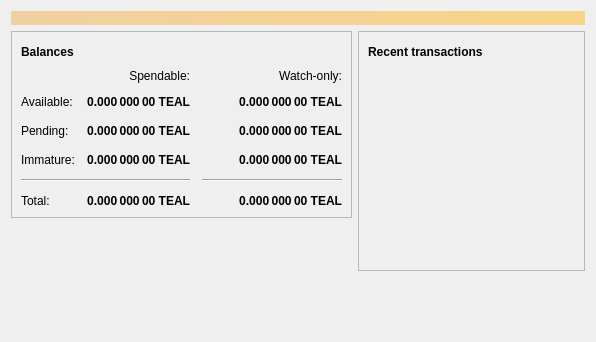
<?xml version="1.0" encoding="UTF-8"?>
<ui version="4.0">
 <class>OverviewPage</class>
 <widget class="QWidget" name="OverviewPage">
  <property name="geometry">
   <rect>
    <x>0</x>
    <y>0</y>
    <width>596</width>
    <height>342</height>
   </rect>
  </property>
  <property name="windowTitle">
   <string>Form</string>
  </property>
  <layout class="QVBoxLayout" name="topLayout">
   <item>
    <widget class="QLabel" name="labelAlerts">
     <property name="visible">
      <bool>false</bool>
     </property>
     <property name="styleSheet">
      <string notr="true">QLabel { background-color: qlineargradient(x1: 0, y1: 0, x2: 1, y2: 0, stop:0 #F0D0A0, stop:1 #F8D488); color:#000000; }</string>
     </property>
     <property name="wordWrap">
      <bool>true</bool>
     </property>
     <property name="margin">
      <number>3</number>
     </property>
     <property name="textInteractionFlags">
      <set>Qt::TextSelectableByMouse</set>
     </property>
    </widget>
   </item>
   <item>
    <layout class="QHBoxLayout" name="horizontalLayout" stretch="1,1">
     <item>
      <layout class="QVBoxLayout" name="verticalLayout_2">
       <item>
        <widget class="QFrame" name="frame">
         <property name="frameShape">
          <enum>QFrame::StyledPanel</enum>
         </property>
         <property name="frameShadow">
          <enum>QFrame::Raised</enum>
         </property>
         <layout class="QVBoxLayout" name="verticalLayout_4">
          <item>
           <layout class="QHBoxLayout" name="horizontalLayout_4">
            <item>
             <widget class="QLabel" name="label_5">
              <property name="font">
               <font>
                <weight>75</weight>
                <bold>true</bold>
               </font>
              </property>
              <property name="text">
               <string>Balances</string>
              </property>
             </widget>
            </item>
            <item>
             <widget class="QPushButton" name="labelWalletStatus">
              <property name="enabled">
               <bool>true</bool>
              </property>
              <property name="maximumSize">
               <size>
                <width>30</width>
                <height>16777215</height>
               </size>
              </property>
              <property name="toolTip">
               <string>The displayed information may be out of date. Your wallet automatically synchronizes with the Tealcoin network after a connection is established, but this process has not completed yet.</string>
              </property>
              <property name="text">
               <string/>
              </property>
              <property name="icon">
               <iconset resource="../bitcoin.qrc">
                <normaloff>:/icons/warning</normaloff>
                <disabledoff>:/icons/warning</disabledoff>:/icons/warning</iconset>
              </property>
              <property name="iconSize">
               <size>
                <width>24</width>
                <height>24</height>
               </size>
              </property>
              <property name="flat">
               <bool>true</bool>
              </property>
             </widget>
            </item>
            <item>
             <spacer name="horizontalSpacer_3">
              <property name="orientation">
               <enum>Qt::Horizontal</enum>
              </property>
              <property name="sizeHint" stdset="0">
               <size>
                <width>40</width>
                <height>20</height>
               </size>
              </property>
             </spacer>
            </item>
           </layout>
          </item>
          <item>
           <layout class="QGridLayout" name="gridLayout">
            <property name="spacing">
             <number>12</number>
            </property>
            <item row="2" column="2">
             <widget class="QLabel" name="labelWatchPending">
              <property name="font">
               <font>
                <weight>75</weight>
                <bold>true</bold>
               </font>
              </property>
              <property name="cursor">
               <cursorShape>IBeamCursor</cursorShape>
              </property>
              <property name="toolTip">
               <string>Unconfirmed transactions to watch-only addresses</string>
              </property>
              <property name="text">
               <string notr="true">0.000 000 00 TEAL</string>
              </property>
              <property name="alignment">
               <set>Qt::AlignRight|Qt::AlignTrailing|Qt::AlignVCenter</set>
              </property>
              <property name="textInteractionFlags">
               <set>Qt::LinksAccessibleByMouse|Qt::TextSelectableByKeyboard|Qt::TextSelectableByMouse</set>
              </property>
             </widget>
            </item>
            <item row="2" column="1">
             <widget class="QLabel" name="labelUnconfirmed">
              <property name="font">
               <font>
                <weight>75</weight>
                <bold>true</bold>
               </font>
              </property>
              <property name="cursor">
               <cursorShape>IBeamCursor</cursorShape>
              </property>
              <property name="toolTip">
               <string>Total of transactions that have yet to be confirmed, and do not yet count toward the spendable balance</string>
              </property>
              <property name="text">
               <string notr="true">0.000 000 00 TEAL</string>
              </property>
              <property name="alignment">
               <set>Qt::AlignRight|Qt::AlignTrailing|Qt::AlignVCenter</set>
              </property>
              <property name="textInteractionFlags">
               <set>Qt::LinksAccessibleByMouse|Qt::TextSelectableByKeyboard|Qt::TextSelectableByMouse</set>
              </property>
             </widget>
            </item>
            <item row="3" column="2">
             <widget class="QLabel" name="labelWatchImmature">
              <property name="font">
               <font>
                <weight>75</weight>
                <bold>true</bold>
               </font>
              </property>
              <property name="cursor">
               <cursorShape>IBeamCursor</cursorShape>
              </property>
              <property name="toolTip">
               <string>Mined balance in watch-only addresses that has not yet matured</string>
              </property>
              <property name="text">
               <string notr="true">0.000 000 00 TEAL</string>
              </property>
              <property name="alignment">
               <set>Qt::AlignRight|Qt::AlignTrailing|Qt::AlignVCenter</set>
              </property>
              <property name="textInteractionFlags">
               <set>Qt::LinksAccessibleByMouse|Qt::TextSelectableByKeyboard|Qt::TextSelectableByMouse</set>
              </property>
             </widget>
            </item>
            <item row="4" column="0" colspan="2">
             <widget class="Line" name="line">
              <property name="orientation">
               <enum>Qt::Horizontal</enum>
              </property>
             </widget>
            </item>
            <item row="4" column="2">
             <widget class="Line" name="lineWatchBalance">
              <property name="sizePolicy">
               <sizepolicy hsizetype="Preferred" vsizetype="Fixed">
                <horstretch>0</horstretch>
                <verstretch>0</verstretch>
               </sizepolicy>
              </property>
              <property name="minimumSize">
               <size>
                <width>140</width>
                <height>0</height>
               </size>
              </property>
              <property name="orientation">
               <enum>Qt::Horizontal</enum>
              </property>
             </widget>
            </item>
            <item row="5" column="0">
             <widget class="QLabel" name="labelTotalText">
              <property name="text">
               <string>Total:</string>
              </property>
             </widget>
            </item>
            <item row="3" column="1">
             <widget class="QLabel" name="labelImmature">
              <property name="font">
               <font>
                <weight>75</weight>
                <bold>true</bold>
               </font>
              </property>
              <property name="cursor">
               <cursorShape>IBeamCursor</cursorShape>
              </property>
              <property name="toolTip">
               <string>Mined balance that has not yet matured</string>
              </property>
              <property name="text">
               <string notr="true">0.000 000 00 TEAL</string>
              </property>
              <property name="alignment">
               <set>Qt::AlignRight|Qt::AlignTrailing|Qt::AlignVCenter</set>
              </property>
              <property name="textInteractionFlags">
               <set>Qt::LinksAccessibleByMouse|Qt::TextSelectableByKeyboard|Qt::TextSelectableByMouse</set>
              </property>
             </widget>
            </item>
            <item row="2" column="3">
             <spacer name="horizontalSpacer_2">
              <property name="orientation">
               <enum>Qt::Horizontal</enum>
              </property>
              <property name="sizeHint" stdset="0">
               <size>
                <width>40</width>
                <height>20</height>
               </size>
              </property>
             </spacer>
            </item>
            <item row="3" column="0">
             <widget class="QLabel" name="labelImmatureText">
              <property name="text">
               <string>Immature:</string>
              </property>
             </widget>
            </item>
            <item row="5" column="1">
             <widget class="QLabel" name="labelTotal">
              <property name="font">
               <font>
                <weight>75</weight>
                <bold>true</bold>
               </font>
              </property>
              <property name="cursor">
               <cursorShape>IBeamCursor</cursorShape>
              </property>
              <property name="toolTip">
               <string>Your current total balance</string>
              </property>
              <property name="text">
               <string notr="true">0.000 000 00 TEAL</string>
              </property>
              <property name="alignment">
               <set>Qt::AlignRight|Qt::AlignTrailing|Qt::AlignVCenter</set>
              </property>
              <property name="textInteractionFlags">
               <set>Qt::LinksAccessibleByMouse|Qt::TextSelectableByKeyboard|Qt::TextSelectableByMouse</set>
              </property>
             </widget>
            </item>
            <item row="5" column="2">
             <widget class="QLabel" name="labelWatchTotal">
              <property name="font">
               <font>
                <weight>75</weight>
                <bold>true</bold>
               </font>
              </property>
              <property name="cursor">
               <cursorShape>IBeamCursor</cursorShape>
              </property>
              <property name="toolTip">
               <string>Current total balance in watch-only addresses</string>
              </property>
              <property name="text">
               <string notr="true">0.000 000 00 TEAL</string>
              </property>
              <property name="alignment">
               <set>Qt::AlignRight|Qt::AlignTrailing|Qt::AlignVCenter</set>
              </property>
              <property name="textInteractionFlags">
               <set>Qt::LinksAccessibleByMouse|Qt::TextSelectableByKeyboard|Qt::TextSelectableByMouse</set>
              </property>
             </widget>
            </item>
            <item row="0" column="2">
             <widget class="QLabel" name="labelWatchonly">
              <property name="text">
               <string>Watch-only:</string>
              </property>
              <property name="alignment">
               <set>Qt::AlignRight|Qt::AlignTrailing|Qt::AlignVCenter</set>
              </property>
             </widget>
            </item>
            <item row="1" column="0">
             <widget class="QLabel" name="labelBalanceText">
              <property name="text">
               <string>Available:</string>
              </property>
             </widget>
            </item>
            <item row="1" column="1">
             <widget class="QLabel" name="labelBalance">
              <property name="font">
               <font>
                <weight>75</weight>
                <bold>true</bold>
               </font>
              </property>
              <property name="cursor">
               <cursorShape>IBeamCursor</cursorShape>
              </property>
              <property name="toolTip">
               <string>Your current spendable balance</string>
              </property>
              <property name="text">
               <string notr="true">0.000 000 00 TEAL</string>
              </property>
              <property name="alignment">
               <set>Qt::AlignRight|Qt::AlignTrailing|Qt::AlignVCenter</set>
              </property>
              <property name="textInteractionFlags">
               <set>Qt::LinksAccessibleByMouse|Qt::TextSelectableByKeyboard|Qt::TextSelectableByMouse</set>
              </property>
             </widget>
            </item>
            <item row="1" column="2">
             <widget class="QLabel" name="labelWatchAvailable">
              <property name="font">
               <font>
                <weight>75</weight>
                <bold>true</bold>
               </font>
              </property>
              <property name="cursor">
               <cursorShape>IBeamCursor</cursorShape>
              </property>
              <property name="toolTip">
               <string>Your current balance in watch-only addresses</string>
              </property>
              <property name="text">
               <string notr="true">0.000 000 00 TEAL</string>
              </property>
              <property name="alignment">
               <set>Qt::AlignRight|Qt::AlignTrailing|Qt::AlignVCenter</set>
              </property>
              <property name="textInteractionFlags">
               <set>Qt::LinksAccessibleByMouse|Qt::TextSelectableByKeyboard|Qt::TextSelectableByMouse</set>
              </property>
             </widget>
            </item>
            <item row="2" column="0">
             <widget class="QLabel" name="labelPendingText">
              <property name="text">
               <string>Pending:</string>
              </property>
             </widget>
            </item>
            <item row="0" column="1">
             <widget class="QLabel" name="labelSpendable">
              <property name="text">
               <string>Spendable:</string>
              </property>
              <property name="alignment">
               <set>Qt::AlignRight|Qt::AlignTrailing|Qt::AlignVCenter</set>
              </property>
             </widget>
            </item>
           </layout>
          </item>
         </layout>
        </widget>
       </item>
       <item>
        <spacer name="verticalSpacer">
         <property name="orientation">
          <enum>Qt::Vertical</enum>
         </property>
         <property name="sizeHint" stdset="0">
          <size>
           <width>20</width>
           <height>40</height>
          </size>
         </property>
        </spacer>
       </item>
      </layout>
     </item>
     <item>
      <layout class="QVBoxLayout" name="verticalLayout_3">
       <item>
        <widget class="QFrame" name="frame_2">
         <property name="frameShape">
          <enum>QFrame::StyledPanel</enum>
         </property>
         <property name="frameShadow">
          <enum>QFrame::Raised</enum>
         </property>
         <layout class="QVBoxLayout" name="verticalLayout">
          <item>
           <layout class="QHBoxLayout" name="horizontalLayout_2">
            <item>
             <widget class="QLabel" name="label_4">
              <property name="font">
               <font>
                <weight>75</weight>
                <bold>true</bold>
               </font>
              </property>
              <property name="text">
               <string>Recent transactions</string>
              </property>
             </widget>
            </item>
            <item>
             <widget class="QPushButton" name="labelTransactionsStatus">
              <property name="enabled">
               <bool>true</bool>
              </property>
              <property name="maximumSize">
               <size>
                <width>30</width>
                <height>16777215</height>
               </size>
              </property>
              <property name="toolTip">
               <string>The displayed information may be out of date. Your wallet automatically synchronizes with the Tealcoin network after a connection is established, but this process has not completed yet.</string>
              </property>
              <property name="text">
               <string/>
              </property>
              <property name="icon">
               <iconset resource="../bitcoin.qrc">
                <normaloff>:/icons/warning</normaloff>
                <disabledoff>:/icons/warning</disabledoff>:/icons/warning</iconset>
              </property>
              <property name="iconSize">
               <size>
                <width>24</width>
                <height>24</height>
               </size>
              </property>
              <property name="flat">
               <bool>true</bool>
              </property>
             </widget>
            </item>
            <item>
             <spacer name="horizontalSpacer">
              <property name="orientation">
               <enum>Qt::Horizontal</enum>
              </property>
              <property name="sizeHint" stdset="0">
               <size>
                <width>40</width>
                <height>20</height>
               </size>
              </property>
             </spacer>
            </item>
           </layout>
          </item>
          <item>
           <widget class="QListView" name="listTransactions">
            <property name="styleSheet">
             <string notr="true">QListView { background: transparent; }</string>
            </property>
            <property name="frameShape">
             <enum>QFrame::NoFrame</enum>
            </property>
            <property name="verticalScrollBarPolicy">
             <enum>Qt::ScrollBarAlwaysOff</enum>
            </property>
            <property name="horizontalScrollBarPolicy">
             <enum>Qt::ScrollBarAlwaysOff</enum>
            </property>
            <property name="selectionMode">
             <enum>QAbstractItemView::NoSelection</enum>
            </property>
           </widget>
          </item>
         </layout>
        </widget>
       </item>
       <item>
        <spacer name="verticalSpacer_2">
         <property name="orientation">
          <enum>Qt::Vertical</enum>
         </property>
         <property name="sizeHint" stdset="0">
          <size>
           <width>20</width>
           <height>40</height>
          </size>
         </property>
        </spacer>
       </item>
      </layout>
     </item>
    </layout>
   </item>
  </layout>
 </widget>
 <resources/>
 <connections/>
</ui>
